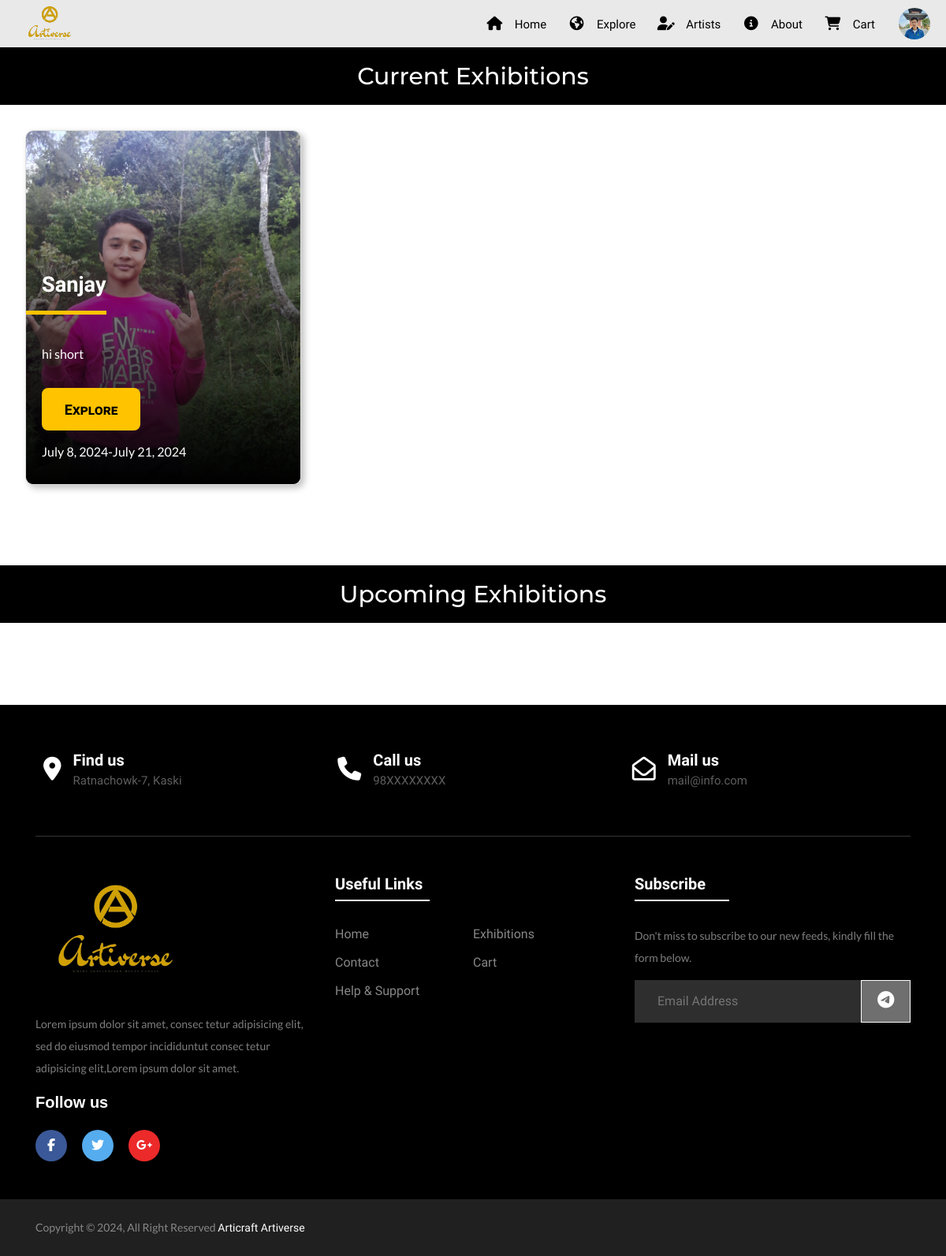
The app's page /administration/exhibitions/ (signed in) with its own data.
### User/models.py (models this page shows, shortened)
class Visitor(models.Model):
    user = models.OneToOneField(User, on_delete=models.CASCADE, related_name='profile', null=True)
    name = models.CharField(max_length=255, null=True)
    biography = models.TextField(null=True, blank=True, max_length=500)
    profile_picture = models.ImageField(upload_to='user_profiles/', null=True, blank=True)
    contact_phone = models.CharField(max_length=20, blank=True, null=True)
    birth_date= models.DateField(null=True)
    occupation = models.CharField(max_length= 20, null=True)

### Admin/models.py (models this page shows, shortened)
class Exhibition(models.Model):
    title = models.CharField(max_length=200)
    start_date = models.DateField()
    end_date = models.DateField()
    curator = models.CharField(max_length=100)
    description = models.TextField()
    brief_description = models.CharField(max_length=300)
    thumbnail = models.ImageField(upload_to='exhibitions/thumbnails/')
    def __str__(self):
        return self.title

### Admin/views.py (the view)
# urls.py: path('exhibitions/', views.exhibition_list, name='exhibition_list'),
@login_required
def exhibition_list(request):
    user=request.user
    try:
        profile = Visitor.objects.get(user=user)
    except Visitor.DoesNotExist:
        pass
    today = datetime.date.today()
    current_exhibitions = Exhibition.objects.filter(start_date__lte=today, end_date__gte=today)
    upcoming_exhibitions = Exhibition.objects.filter(start_date__gt=today)
    print(current_exhibitions)
    print(upcoming_exhibitions)
    return render(request, 'User/exhibition.html', {
        'current_exhibitions': current_exhibitions,
        'upcoming_exhibitions': upcoming_exhibitions,
        'profile':profile
    })

### templates/User/exhibition.html (shortened to what this page needs)
{% extends '_base.html' %}
{% block content %}
{% load static %}
<link rel="stylesheet" href="{% static 'css/Home/exhibition.css' %}">
<div class="main-container">
    <h2 class="section-header">Current Exhibitions</h2>
    {% if current_exhibitions %}
    <div class="current-exhibition-section">
        <div class="flex-container">
                {% for exhibition in current_exhibitions %}
                <div class="card">
                    <img class="card__background" src="{{ exhibition.thumbnail.url }}" alt="{{ exhibition.title }}">
                    <div class="card__content | flow">
                        <div class="card__content--container | flow">
                            <h2 class="card__title">{{ exhibition.title }}</h2>
                            <p class="card__description">{{ exhibition.brief_description }}</p>
                        </div>
                        <div class="card__button">
                            <a href="{% url 'exhibition_detail' exhibition.id %}" class="button_link">Explore</a>
                        </div>
                        <p class="card__description">{{ exhibition.start_date }}-{{exhibition.end_date}}</p>
                    </div>
                </div>
                {% endfor %}
            </div>
        </div>
        {% else %}
        <div class="no-result">
            <h4>Sorry!! No current Exhibition</h4>
            <img src="{% static 'img/error.png' %}" alt="No Results">
        </div>
        {% endif %}
</div>
    <div class="upcoming-exhibition-section">
        <h2 class="section-header">Upcoming Exhibitions</h2>
        {% if current_exhibitions %}
        <div class="flex-container">
        </div>
    </div>
    {% else %}
    <div class="no-result">
        <h4>Sorry!! No current Exhibition</h4>
        <img src="{% static 'img/error.png' %}" alt="No Results">
    </div>
    {% endif %}
{% endblock %}

### templates/_base.html (shortened to what this page needs)
<!DOCTYPE html>
{%load static%}
<html lang="en">
<head>
    <link rel="stylesheet" href="https://cdnjs.cloudflare.com/ajax/libs/font-awesome/6.4.2/css/all.min.css">
    <link rel="stylesheet" href="https://maxcdn.bootstrapcdn.com/bootstrap/4.0.0/css/bootstrap.min.css">
    <link rel="stylesheet" href="{% static 'css/style.css' %}">
    <link rel="stylesheet" href="{% static 'css/responsive.css' %}">
</head>
<body>
    <div id="main">
        <div id="page1">
            <nav id="navbar">
                <a href="{% url 'index' %}">
                    <img class="animate-navbar-js logo-img" src="{% static 'img/logo.png' %}" alt="Artiverse Logo">
                </a>
                <div id="nav-part2" class="animate-navbar-js">
                    <div id="menu-links">
                        <h4><a href="{% url 'index' %}"><i class="fa-solid fa-house"></i> Home</a></h4>
                        <h4><a href="{% url 'explore' %}"><i class="fa-solid fa-earth-americas"></i> Explore</a></h4>
                        <h4><a href="{% url 'artist_list' %}"><i class="fa-solid fa-user-pen"></i> Artists</a></h4>
                        <h4><a href="{% url 'about' %}"><i class="fa-solid fa-circle-info"></i> About</a></h4>
                        <h4><a href="{% url 'cart_view' %}"><i class="fa-solid fa-cart-shopping"></i> Cart</a></h4>
                        {% if user.is_authenticated and not user.is_artist and not user.is_admin %}
                        <div class="profile-dropdown">
                            <div onclick="toggle()" class="profile-dropdown-btn">
                                <img src="{% if profile.profile_picture %}{{ profile.profile_picture.url }}{% else %}{% static 'img/no user.jpg' %}{% endif %}" alt="{{ user.username }}">
                            </div>
                        </div>
                        </div>
                        {% else %}
                        <h4 id="signup-link"><a href="{% url 'login_view' %}"><i class="fa-solid fa-user-plus"></i> Sign in</a></h4>
                        {% endif %}
                </div>
            </nav>
        </div>
    </div>
    {% block content %}
    {% endblock %}
    <footer class="footer-section">
        <div class="container">
            <div class="footer-cta pt-5 pb-5 ">
                <div class="row sect-1">
                    <div class="col-xl-4 col-md-4  mb-30 loc-map">
                        <div class="single-cta">
                            <a href="https://www.google.com/maps?q=Xdezo academy" target="_blank"> <i
                                    class="fas fa-map-marker-alt"></i></a>
                            <div class="cta-text">
                                <h4>Find us</h4>
                                <span><a href="https://www.google.com/maps?q=Xdezo academy" target="_blank">
                                        Ratnachowk-7, Kaski</a></span>
                            </div>
                        </div>
                    </div>
                    <div class="col-xl-4 col-md-4 mb-30 call-us">
                        <div class="single-cta">
                            <a href="tel:9800000000"><i class="fas fa-phone"></i></a>
                            <div class="cta-text">
                                <h4>Call us</h4>
                                <span><a href="tel:9800000000">98XXXXXXXX</a></span>
                            </div>
                        </div>
                    </div>
                    <div class="col-xl-4 col-md-4 mb-30 mail-us">
                        <div class="single-cta">
                            <a href="mailto:Sanjayakc375@gmail.com"><i class="far fa-envelope-open"></i></a>
                            <div class="cta-text">
                                <h4>Mail us</h4>
                                <span><a href="mailto:Sanjayakc375@gmail.com">mail@info.com</a></span>
                            </div>
                        </div>
                    </div>
                </div>
            </div>
            <div class="footer-content pt-5 pb-5">
                <div class="row">
                    <div class="col-xl-4 col-lg-4 mb-50">
                        <div class="footer-widget">
                            <div class="footer-logo">
                                <a href="{%url 'index'%}"><img src="{% static 'img/logo.png' %}" class="img-fluid"
                                        alt="logo"></a>
                            </div>
                            <div class="footer-text">
                                <p>Lorem ipsum dolor sit amet, consec tetur adipisicing elit, sed do eiusmod tempor
                                    incididuntut consec tetur adipisicing
                                    elit,Lorem ipsum dolor sit amet.</p>
                            </div>
                            <div class="footer-social-icon">
                                <span>Follow us</span>
                                <a href="#"><i class="fab fa-facebook-f facebook-bg"></i></a>
                                <a href="#"><i class="fab fa-twitter twitter-bg"></i></a>
                                <a href="#"><i class="fab fa-google-plus-g google-bg"></i></a>
                            </div>
                        </div>
                    </div>
                    <div class="col-xl-4 col-lg-4 col-md-6 mb-30">
                        <div class="footer-widget">
                            <div class="footer-widget-heading">
                                <h3>Useful Links</h3>
                            </div>
                            <ul>
                                <li><a href="{%url 'index' %}">Home</a></li>
                                <li><a href="{%url 'explore' %}">Exhibitions</a></li>
                                <li><a href="#">Contact</a></li>
                                <li><a href="#">Cart</a></li>
                                <li><a href="#">Help & Support</a></li>
                            </ul>
                        </div>
                    </div>
                    <div class="col-xl-4 col-lg-4 col-md-6 mb-50">
                        <div class="footer-widget">
                            <div class="footer-widget-heading">
                                <h3>Subscribe</h3>
                            </div>
                            <div class="footer-text mb-25">
                                <p>Don't miss to subscribe to our new feeds, kindly fill the form below.</p>
                            </div>
                            <div class="subscribe-form">
                                <form action="#">
                                    <input type="text" placeholder="Email Address">
                                    <button><i class="fab fa-telegram-plane"></i></button>
                                </form>
                            </div>
                        </div>
                    </div>
                </div>
            </div>
        </div>
        <div class="copyright-area">
            <div class="container">
                <div class="row">
                    <div class="col-xl-6 col-lg-6 text-center text-lg-left">
                        <div class="copyright-text">
                            <p>Copyright &copy; 2024, All Right Reserved <a href="#">Articraft Artiverse</a></p>
                        </div>
                    </div>
                </div>
            </div>
        </div>
    </footer>
</body>
</html>

### static/css/style.css (style rules this page uses)
* { margin: 0; padding: 0; box-sizing: border-box; font-family: 'Micro', sans-serif; }
html, body { font-family: 'Micro', sans-serif; }
#main { width: 100%; position: relative; z-index: 10; }
#page1 { width: 100%; position: relative; }
#navbar { height: 60px; padding: 20px 20px; width: 100%; display: flex; align-items: center; justify-content: space-between; top: 0; left: 0; z-index: 20; position: relative; background-color: rgba(192, 192, 192, 0.352); }
nav .logo-img { width: auto; height: 65px; padding: 5px; }
#nav-part2 { display: flex; align-items: center; gap: 50px; }
#nav-part2 h4 { font-weight: 500; transition: all ease 0.3s; position: relative; font-size: 18px; overflow: hidden; margin-top: 0.5rem; }
#nav-part2 h4::after { content: " "; position: absolute; height: 100%; width: 100%; background-color: rgb(29, 26, 26); left: 0; bottom: -100%; border-radius: 50%; transition: all ease 0.2s; }
#nav-part2 h4 a { text-decoration: none; position: relative; z-index: 9; }
#menu-links { display: flex; align-items: center; width: 100%; }
#menu-links i { font-size: 18px; width: 2.2rem; height: 2.3rem; line-height: 2.3rem; text-align: center; margin-right: 0.3rem; }
#menu-links h4 { border-radius: 50px; color: #000000bb; transition: all ease 0.3s; position: relative; font-size: 15px; }
#menu-links h4 a { color: black; text-decoration: none; display: block; padding: 5px 10px; }
#menu-links h4 a i { margin-right: 0.2rem; font-size: 1.1rem; width: 2.3rem; height: 2.3rem; line-height: 2.3rem; text-align: center; }
.profile-dropdown { position: relative; width: fit-content; padding-left: 20px; }
.profile-dropdown-btn { padding: 10px; width: 40px; height: 40px; border-radius: 50%; overflow: hidden; display: flex; align-items: center; justify-content: center; margin: 0 auto; position: relative; cursor: pointer; transition: all 0.3s ease; }
.profile-dropdown-btn img { width: 50px; height: auto; object-fit: cover; }
ul { margin: 0px; padding: 0px; }
.footer-section { background: #000000; position: relative; }
.footer-cta { border-bottom: 1px solid #373636; }
.single-cta i { color: #ffffff; font-size: 30px; float: left; margin-top: 8px; }
.cta-text { padding-left: 15px; display: inline-block; }
.cta-text h4 { color: #fff; font-size: 20px; font-weight: 600; margin-bottom: 2px; }
.cta-text span { color: #757575; font-size: 15px; }
.footer-content { position: relative; z-index: 2; }
.footer-logo { margin-bottom: 30px; }
.footer-logo img { max-width: 200px; }
.footer-text p { margin-bottom: 14px; font-size: 14px; color: #7e7e7e; line-height: 28px; }
.footer-social-icon span { color: #fff; display: block; font-size: 20px; font-weight: 700; font-family: 'Poppins', sans-serif; margin-bottom: 20px; }
.footer-social-icon a { color: #fff; font-size: 16px; margin-right: 15px; }
.footer-social-icon i { height: 40px; width: 40px; text-align: center; line-height: 38px; border-radius: 50%; }
.facebook-bg { background: #3B5998; }
.twitter-bg { background: #55ACEE; }
.google-bg { background: #ec2a2a; }
.footer-widget-heading h3 { color: #fff; font-size: 20px; font-weight: 600; margin-bottom: 40px; position: relative; }
.footer-widget-heading h3::before { content: ""; position: absolute; left: auto; bottom: -10px; height: 2px; width: 120px; background: #ffffff; }
.footer-widget ul li { display: inline-block; float: left; width: 50%; margin-bottom: 12px; }
.footer-widget ul li a { color: #878787; text-transform: capitalize; }
.subscribe-form { position: relative; overflow: hidden; }
.subscribe-form input { width: 100%; padding: 14px 28px; background: #2E2E2E; border: 1px solid #2E2E2E; color: #fff; }
.subscribe-form button { position: absolute; right: 0; background: #6f6f6f; padding: 13px 20px; border: 1px solid #ffffff; top: 0; }
.subscribe-form button i { color: #fff; font-size: 22px; transform: rotate(-6deg); }
.copyright-area { background: #202020; padding: 25px 0; }
.copyright-text p { margin: 0; font-size: 14px; color: #878787; }
.copyright-text p a { color: #ffffff; }
.call-us span a { text-decoration: none; color: #5e5e5e; }
.mail-us span a { text-decoration: none; color: #5e5e5e; }
.loc-map span a { text-decoration: none; color: #5e5e5e; }
.sect-1 { padding: 10px; }

### records on screen
Visitor: profile_picture (picture)
Exhibition: thumbnail (picture), title "Sanjay", brief_description "hi short", start_date "July 8, 2024", end_date "July 21, 2024"
